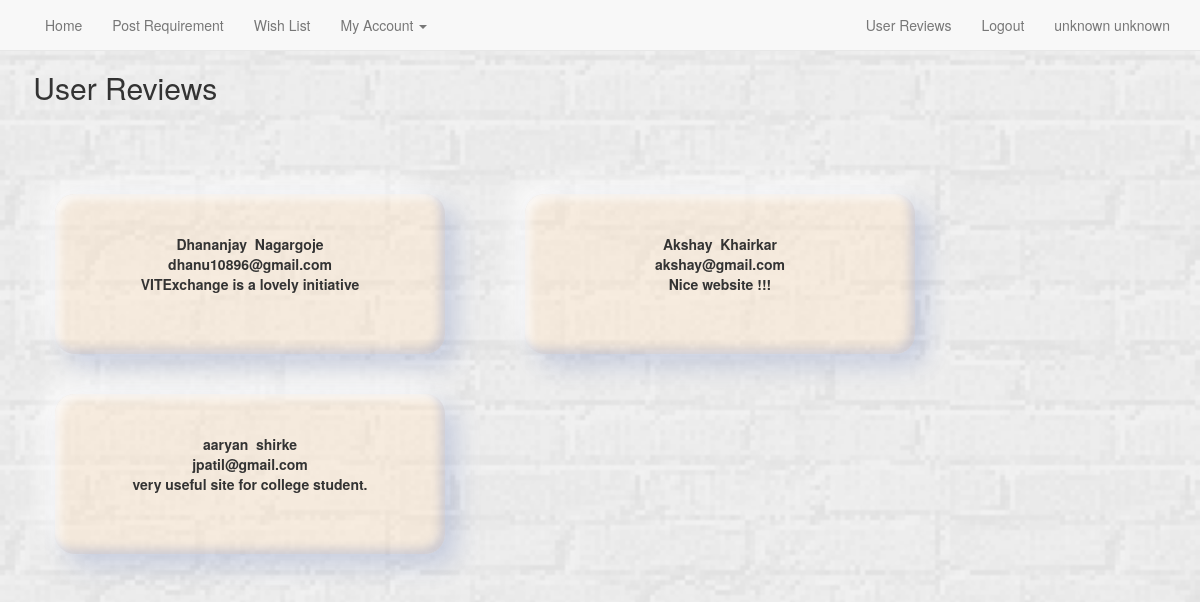
The page /revieww.php on the database its author committed.
### tables this page shows
CREATE TABLE IF NOT EXISTS `review` (
  `id` varchar(32) NOT NULL,
  `rev` varchar(300) NOT NULL
);

CREATE TABLE IF NOT EXISTS `user` (
  `fname` varchar(30) NOT NULL,
  `lname` varchar(30) NOT NULL,
  `user_id` varchar(33) NOT NULL,
  `password` varchar(33) NOT NULL,
  `email_id` varchar(35) NOT NULL,
  `contact_no` varchar(13) NOT NULL,
  `status` varchar(10) DEFAULT 'active'
);

### conne.inc.php (called while the page is built, shortened)
<?php
$c=mysqli_connect('localhost','root','') or die("NOT CONNECTED");
$cc=mysqli_select_db( $c,'hello1');
?>

### core2.php (called while the page is built, shortened)
<?php
function dbi_result($result, $row, $field)
{
  if ($result->num_rows == 0) return 'unknown';
  $result->data_seek($row);
  $ceva = $result->fetch_assoc();
  return (isset($ceva[$field]) ? $ceva[$field]
    : (strpos($field, '.') ? $ceva[substr($field, strrpos($field, '.') + 1)] : ''));
}
function getuserfield($field)
{
require 'conne.inc.php';
$query="SELECT `$field` FROM `user` WHERE `user_id`='".$_SESSION['user_id']."'";
if($query_run=mysqli_query($c,$query))
{
if($query_result=dbi_result($query_run,0,$field))
{
   return $query_result;
}
else
{
  echo 'UNKNOWN USER';
 }
}
}
?>

### revieww.php (the view, shortened to what this page needs)
<?php
require 'core2.php';
require 'conne.inc.php';
?>
<!DOCTYPE html PUBLIC "-//W3C//DTD XHTML 1.0 Transitional//EN" "http://www.w3.org/TR/xhtml1/DTD/xhtml1-transitional.dtd">
<html lang="en">
<head>
    <link href="dist/css/bootstrap.min.css" rel="stylesheet">
    <link href="navbar-static-top.css" rel="stylesheet">
</head>
 <nav class="navbar navbar-default navbar-static-top">
      <div class="container">
        <div id="navbar" class="navbar-collapse collapse">
          <ul class="nav navbar-nav">
          <li><a href="HOME2.php">Home</a></li>
            <li><a href="requirement.php">Post Requirement</a></li>
            <li><a href="wlist2.php">Wish List</a></li>
             <li class="dropdown">
              <a href="#" class="dropdown-toggle" data-toggle="dropdown" role="button" aria-expanded="false">My Account <span class="caret"></span></a>
            </li>
          </ul>
          <ul class="nav navbar-nav navbar-right">
 <li><a href="revieww.php">User Reviews</a></li>
		    <li><a href="logout.php">Logout</a></li>
            <li><a href="accountinfo.php"><?php echo getuserfield('fname').' '.getuserfield('lname');?>
</a></li>
            </ul>
        </div>
      </div>
    </nav>
<h2> &nbsp;&nbsp;&nbsp; User Reviews</h2>
<br>
<br> <script src="ajax.googleapis.com/ajax/libs/jquery/1.11.2/jquery.min.js"></script>
</body>
</html>
<?php
$queryy="SELECT * FROM `review` WHERE 1";
if($dhanu=mysqli_query($c,$queryy))
{
if(mysqli_num_rows($dhanu)==0)
{
echo "NO RESSSULT FOUND";
}
else{
while($row=mysqli_fetch_assoc($dhanu))
{
if(!$rev=$row['rev'])
{break;}
  $id=$row['id'];
$q="SELECT * FROM `user` WHERE user_id='$id'";
$d=mysqli_query($c,$q);
$r=mysqli_fetch_assoc($d);
?>
<div class="container marketing">
      <div class="row">
        <div class="col-lg-4" style="border: none; border-radius : 20px; margin : 20px 40px; text-align:center; background-color:rgba(255,228,196,0.4);box-shadow: 12px 12px 25px 0px rgba(55, 84, 170, 0.2), -12px -12px 25px 0px rgba(255, 255, 255, 0.7), inset -5px -5px 10px 0px rgba(55, 84, 170, 0.2), inset 5px 5px 10px 0px rgba(255, 255, 255, 0.7);">
        <?php
                   echo'<div style="padding-top:40px;"><b>'.$r['fname'].'&nbsp;&nbsp;'.$r['lname'].'<br>'.$r['email_id'].'<br>'.$rev.'</b></div><br><br><br>';
		?>
        </div>
<?php
}
 }
}
else
{
echo 'NOT CONNECTES';
}
?>

### navbar-static-top.css (style rules this page uses)
.navbar-static-top { margin-bottom: 19px; }

### rows shown on the page
review: user.fname "Dhananjay", user.lname "Nagargoje", user.email_id "dhanu10896@gmail.com", rev "VITExchange is a lovely initiative"
review: user.fname "Akshay", user.lname "Khairkar", user.email_id "akshay@gmail.com", rev "Nice website !!!"
review: user.fname "aaryan", user.lname "shirke", user.email_id "jpatil@gmail.com", rev "very useful site for college student."

### other values the page prints
getuserfield('fname') "unknown"
getuserfield('lname') "unknown"
